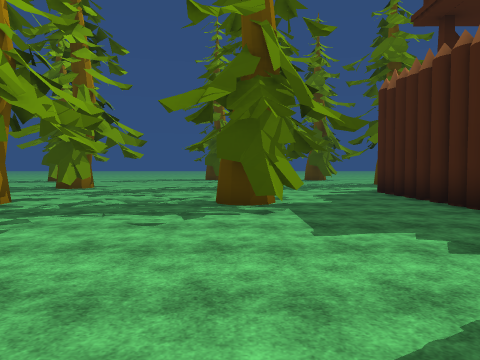
view 1 (above)

18 first-person views from a walk through a Unity game level. The camera is 1.5 m above the floor, tilts 2° down and sees 70° across. The floor is counted in squares, 2 m on a side. Each view is taken from the middle of a square. On the plan, view 1 faces up. The plan holds only what a view shows up to about 11 squares ahead; the rest is blank. The place goes on beyond the plan. The player character is not drawn. Some animated figures are left out. Some surface patterns are stand-ins.

view 2
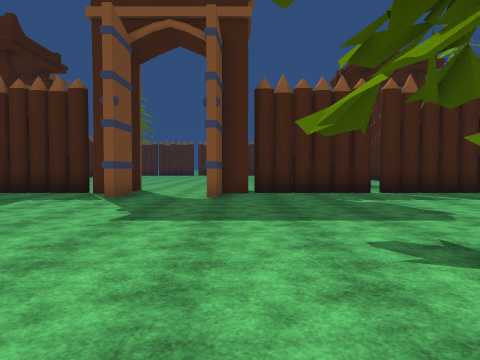

view 3
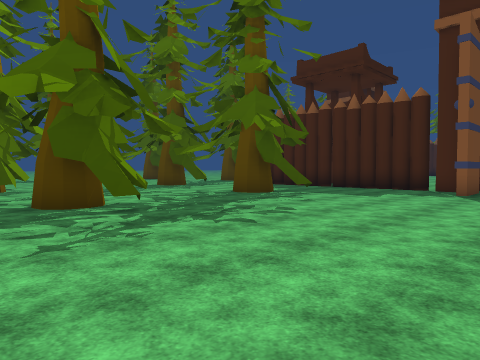

view 4
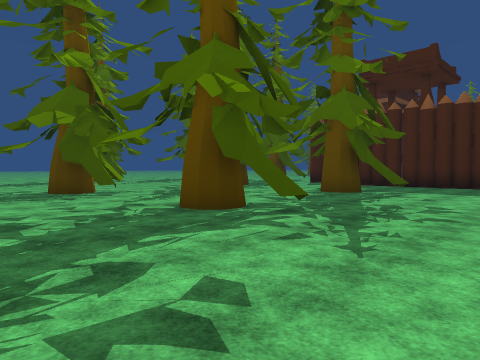

view 5
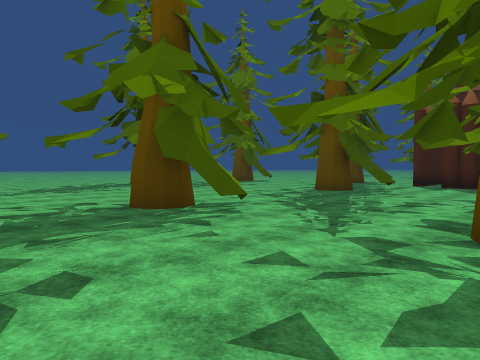

view 6
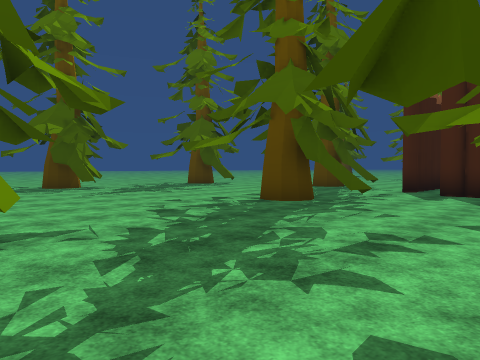

view 7
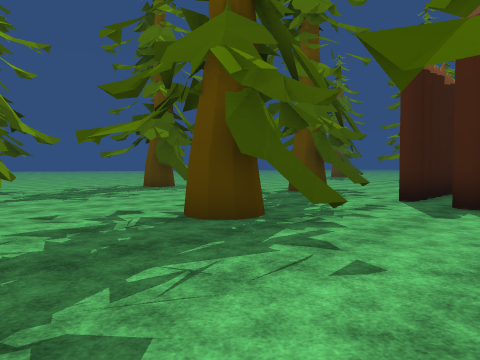

view 8
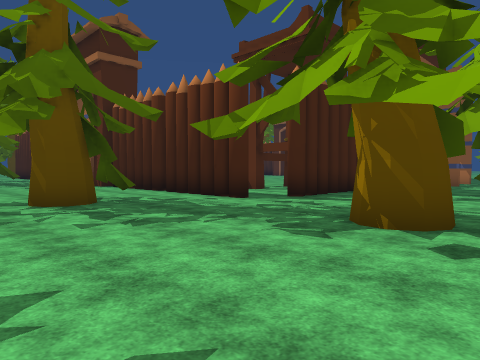

view 9
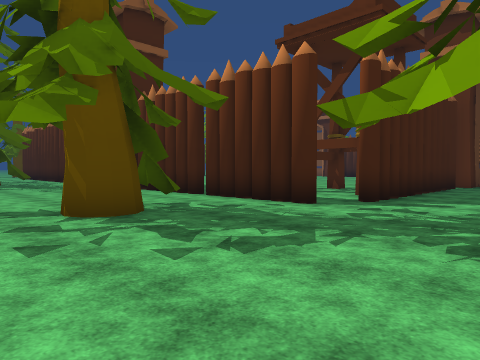

view 10
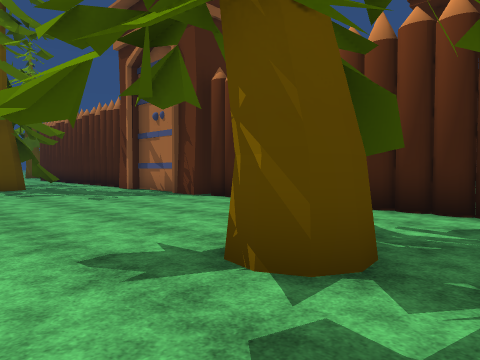

view 11
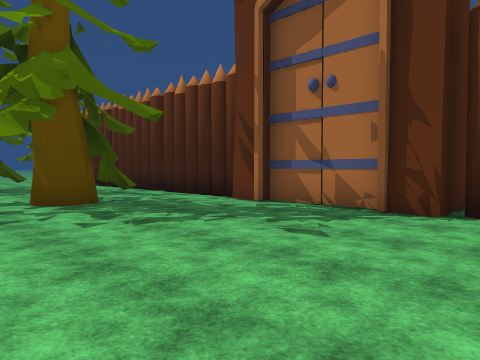

view 12
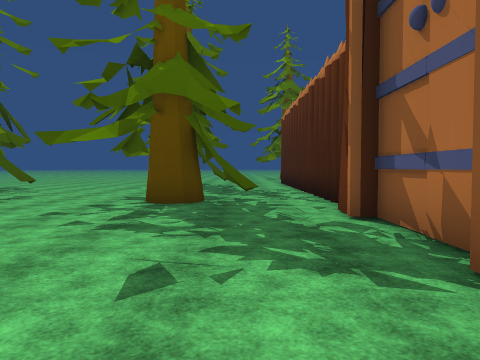

view 13
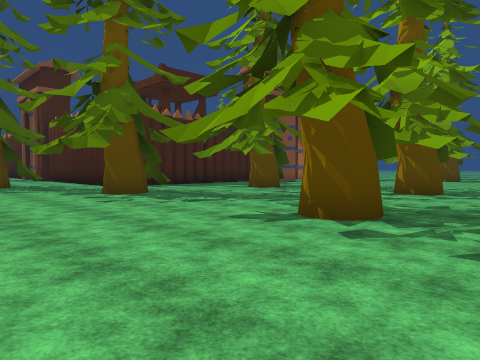

view 14
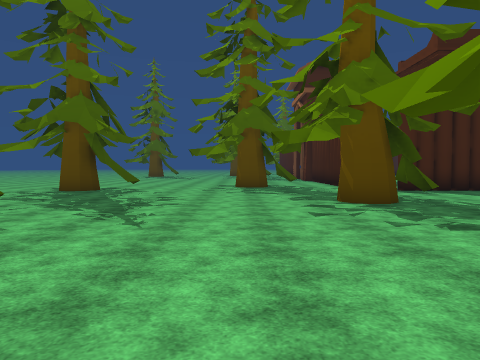

view 15
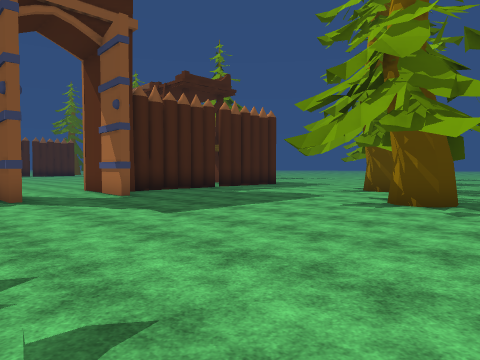

view 16
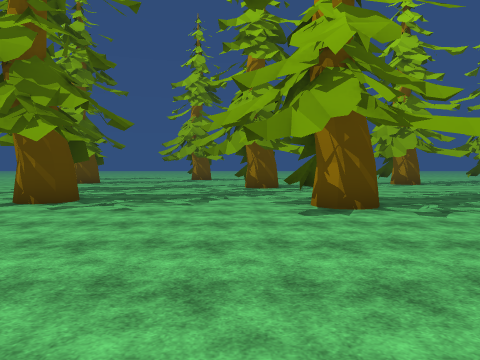

view 17
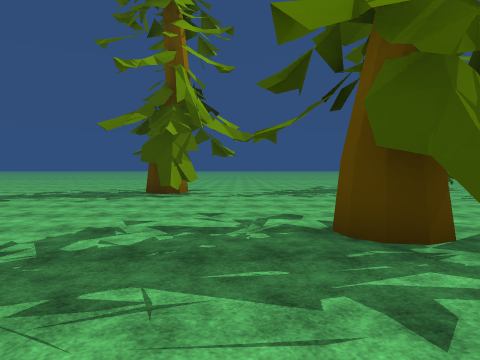

view 18
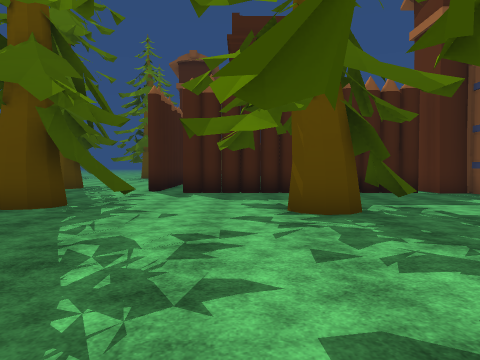

### Floor plan
Key: @ floor where view 1 was taken; # wall or solid block; x gap in a wall; . floor; O other object.
Columns run from 10 left of view 1 to 20 right of it. Each row starts with its distance up from view 1.
 18 O..................  .... .....
 17 ...............................
 16 .................#...........#.
 15 .................#...........#.
 14 .................O...........Ox
 13 ....#......#...................
 12 ....O......O...####x###########
 11 ....O.............    .#
 10 ..............#..
  9 ..............#O.O
  8 ..........#...#..
  7 ....##....O...#O
  6  ....O....##..#
  5 ..............#
  4 ..............#
  3 ..............##
  2 .............##.
  1 ................
  0 ..........@..##.
 -1 ..............##
 -2 . ............#
 -3 #.....#.......#
 -4 O#....##......#
 -5 .......O......x
 -6 .......... ...#
 -7 ........##  ..#
 -8       .. O    #
 -9          O
-10  O
-11  OO

Where each view was taken, in squares from view 1:
view 1: 0 up, 0 right, facing up
view 2: 1 down, 6 left, facing right
view 3: 0 up, 8 left, facing up-right
view 4: 2 up, 10 left, facing up-right
view 5: 7 up, 10 left, facing up-right
view 6: 8 up, 6 left, facing up-right
view 7: 9 up, 3 left, facing up-right
view 8: 18 up, 1 left, facing down-right
view 9: 18 up, 1 right, facing down-right
view 10: 18 up, 5 right, facing down-right
view 11: 18 up, 11 right, facing down-right
view 12: 14 up, 11 right, facing right
view 13: 18 up, 9 left, facing down-right
view 14: 16 up, 7 left, facing right
view 15: 4 up, 6 left, facing down-right
view 16: 4 up, 8 left, facing down
view 17: 9 up, 8 left, facing up
view 18: 9 up, 6 left, facing right
